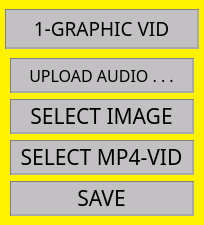
               <widget class="QWidget" name="w_inside_single_image_video" native="true">
                <property name="sizePolicy">
                 <sizepolicy hsizetype="Preferred" vsizetype="Preferred">
                  <horstretch>0</horstretch>
                  <verstretch>0</verstretch>
                 </sizepolicy>
                </property>
                <property name="minimumSize">
                 <size>
                  <width>0</width>
                  <height>200</height>
                 </size>
                </property>
                <property name="styleSheet">
                 <string notr="true">QWidget
{
background:#fff200;
}</string>
                </property>
                <layout class="QGridLayout" name="gridLayout_23">
                 <property name="leftMargin">
                  <number>0</number>
                 </property>
                 <property name="topMargin">
                  <number>0</number>
                 </property>
                 <property name="rightMargin">
                  <number>0</number>
                 </property>
                 <property name="bottomMargin">
                  <number>0</number>
                 </property>
                 <property name="spacing">
                  <number>0</number>
                 </property>
                 <item row="1" column="0">
                  <widget class="QWidget" name="widget_5" native="true">
                   <layout class="QGridLayout" name="gridLayout_29">
                    <property name="leftMargin">
                     <number>0</number>
                    </property>
                    <property name="topMargin">
                     <number>0</number>
                    </property>
                    <property name="rightMargin">
                     <number>0</number>
                    </property>
                    <property name="bottomMargin">
                     <number>0</number>
                    </property>
                    <property name="spacing">
                     <number>0</number>
                    </property>
                    <item row="0" column="0">
                     <widget class="QWidget" name="widget_12" native="true">
                      <property name="minimumSize">
                       <size>
                        <width>0</width>
                        <height>50</height>
                       </size>
                      </property>
                      <layout class="QGridLayout" name="gridLayout_31">
                       <property name="leftMargin">
                        <number>10</number>
                       </property>
                       <property name="topMargin">
                        <number>0</number>
                       </property>
                       <property name="rightMargin">
                        <number>10</number>
                       </property>
                       <item row="0" column="0">
                        <widget class="QToolButton" name="tb_single_video_audio">
                         <property name="sizePolicy">
                          <sizepolicy hsizetype="Minimum" vsizetype="Fixed">
                           <horstretch>0</horstretch>
                           <verstretch>0</verstretch>
                          </sizepolicy>
                         </property>
                         <property name="minimumSize">
                          <size>
                           <width>0</width>
                           <height>35</height>
                          </size>
                         </property>
                         <property name="maximumSize">
                          <size>
                           <width>1111</width>
                           <height>35</height>
                          </size>
                         </property>
                         <property name="font">
                          <font>
                           <family>Impact</family>
                           <pointsize>12</pointsize>
                          </font>
                         </property>
                         <property name="layoutDirection">
                          <enum>Qt::RightToLeft</enum>
                         </property>
                         <property name="styleSheet">
                          <string notr="true">QToolButton {
  border-style:none;
  border-left: 1px solid gray;
  border-top: 1px solid gray;
    
  border-bottom: 2px solid darkgrey;
  border-right: 2px solid darkgrey;
  color:black;
  background:#C3C0C3;
  padding:3px;
  border-radius: 0px;
}
QToolButton:pressed {
  border-left: 2px solid gray;
  border-top: 2px solid gray;
    
  border-bottom: 1px solid grey;
  border-right: 1px solid grey;
  color:black;
  background:qlineargradient(x1: 0, y1: 0, x2: 0, y2: 1,
                                 stop: 0  rgb(216, 216, 216), stop: 0.1 rgb(155, 155, 155),
                                 stop: 0.5 rgb(155, 155, 155), stop: 1.0 rgb(207, 203, 207));
  padding:3px;
  border-radius: 0px;
}

QToolButton:hover {
    background: #545454
}
</string>
                         </property>
                         <property name="text">
                          <string>UPLOAD AUDIO . . .</string>
                         </property>
                         <property name="icon">
                          <iconset resource="res.qrc">
                           <normaloff>:/images/win/fileopen.png</normaloff>:/images/win/fileopen.png</iconset>
                         </property>
                         <property name="iconSize">
                          <size>
                           <width>25</width>
                           <height>25</height>
                          </size>
                         </property>
                         <property name="checkable">
                          <bool>false</bool>
                         </property>
                         <property name="toolButtonStyle">
                          <enum>Qt::ToolButtonTextBesideIcon</enum>
                         </property>
                        </widget>
                       </item>
                       <item row="1" column="0">
                        <widget class="QToolButton" name="tb_single_video_image">
                         <property name="sizePolicy">
                          <sizepolicy hsizetype="Minimum" vsizetype="Fixed">
                           <horstretch>0</horstretch>
                           <verstretch>0</verstretch>
                          </sizepolicy>
                         </property>
                         <property name="minimumSize">
                          <size>
                           <width>0</width>
                           <height>35</height>
                          </size>
                         </property>
                         <property name="maximumSize">
                          <size>
                           <width>16777215</width>
                           <height>35</height>
                          </size>
                         </property>
                         <property name="font">
                          <font>
                           <family>Impact</family>
                           <pointsize>16</pointsize>
                          </font>
                         </property>
                         <property name="styleSheet">
                          <string notr="true">QToolButton {
  border-style:none;
  border-left: 1px solid gray;
  border-top: 1px solid gray;
    
  border-bottom: 2px solid darkgrey;
  border-right: 2px solid darkgrey;
  color:black;
  background:#C3C0C3;
  padding:3px;
  border-radius: 0px;
}
QToolButton:pressed {
  border-left: 2px solid gray;
  border-top: 2px solid gray;
    
  border-bottom: 1px solid grey;
  border-right: 1px solid grey;
  color:black;
  background:qlineargradient(x1: 0, y1: 0, x2: 0, y2: 1,
                                 stop: 0  rgb(216, 216, 216), stop: 0.1 rgb(155, 155, 155),
                                 stop: 0.5 rgb(155, 155, 155), stop: 1.0 rgb(207, 203, 207));
  padding:3px;
  border-radius: 0px;
}

QToolButton:hover {
    background: #545454
}
</string>
                         </property>
                         <property name="text">
                          <string>SELECT IMAGE</string>
                         </property>
                        </widget>
                       </item>
                       <item row="2" column="0">
                        <widget class="QToolButton" name="tb_single_video_mp4">
                         <property name="sizePolicy">
                          <sizepolicy hsizetype="Minimum" vsizetype="Fixed">
                           <horstretch>0</horstretch>
                           <verstretch>0</verstretch>
                          </sizepolicy>
                         </property>
                         <property name="minimumSize">
                          <size>
                           <width>0</width>
                           <height>35</height>
                          </size>
                         </property>
                         <property name="maximumSize">
                          <size>
                           <width>16777215</width>
                           <height>35</height>
                          </size>
                         </property>
                         <property name="font">
                          <font>
                           <family>Impact</family>
                           <pointsize>16</pointsize>
                          </font>
                         </property>
                         <property name="styleSheet">
                          <string notr="true">QToolButton {
  border-style:none;
  border-left: 1px solid gray;
  border-top: 1px solid gray;
    
  border-bottom: 2px solid darkgrey;
  border-right: 2px solid darkgrey;
  color:black;
  background:#C3C0C3;
  padding:3px;
  border-radius: 0px;
}
QToolButton:pressed {
  border-left: 2px solid gray;
  border-top: 2px solid gray;
    
  border-bottom: 1px solid grey;
  border-right: 1px solid grey;
  color:black;
  background:qlineargradient(x1: 0, y1: 0, x2: 0, y2: 1,
                                 stop: 0  rgb(216, 216, 216), stop: 0.1 rgb(155, 155, 155),
                                 stop: 0.5 rgb(155, 155, 155), stop: 1.0 rgb(207, 203, 207));
  padding:3px;
  border-radius: 0px;
}

QToolButton:hover {
    background: #545454
}
</string>
                         </property>
                         <property name="text">
                          <string>SELECT MP4-VID</string>
                         </property>
                        </widget>
                       </item>
                       <item row="3" column="0">
                        <widget class="QToolButton" name="tb_save_single_video">
                         <property name="sizePolicy">
                          <sizepolicy hsizetype="Minimum" vsizetype="Fixed">
                           <horstretch>0</horstretch>
                           <verstretch>0</verstretch>
                          </sizepolicy>
                         </property>
                         <property name="minimumSize">
                          <size>
                           <width>0</width>
                           <height>35</height>
                          </size>
                         </property>
                         <property name="maximumSize">
                          <size>
                           <width>16777215</width>
                           <height>35</height>
                          </size>
                         </property>
                         <property name="font">
                          <font>
                           <family>Impact</family>
                           <pointsize>16</pointsize>
                          </font>
                         </property>
                         <property name="styleSheet">
                          <string notr="true">QToolButton {
  border-style:none;
  border-left: 1px solid gray;
  border-top: 1px solid gray;
    
  border-bottom: 2px solid darkgrey;
  border-right: 2px solid darkgrey;
  color:black;
  background:#C3C0C3;
  padding:3px;
  border-radius: 0px;
}
QToolButton:pressed {
  border-left: 2px solid gray;
  border-top: 2px solid gray;
    
  border-bottom: 1px solid grey;
  border-right: 1px solid grey;
  color:black;
  background:qlineargradient(x1: 0, y1: 0, x2: 0, y2: 1,
                                 stop: 0  rgb(216, 216, 216), stop: 0.1 rgb(155, 155, 155),
                                 stop: 0.5 rgb(155, 155, 155), stop: 1.0 rgb(207, 203, 207));
  padding:3px;
  border-radius: 0px;
}

QToolButton:hover {
    background: #545454
}
</string>
                         </property>
                         <property name="text">
                          <string>SAVE</string>
                         </property>
                        </widget>
                       </item>
                      </layout>
                     </widget>
                    </item>
                   </layout>
                  </widget>
                 </item>
                 <item row="0" column="0">
                  <widget class="QWidget" name="widget_11" native="true">
                   <layout class="QGridLayout" name="gridLayout_30">
                    <property name="leftMargin">
                     <number>5</number>
                    </property>
                    <property name="rightMargin">
                     <number>5</number>
                    </property>
                    <item row="0" column="0">
                     <widget class="CxCustomButton" name="tb_single_image_video">
                      <property name="enabled">
                       <bool>false</bool>
                      </property>
                      <property name="sizePolicy">
                       <sizepolicy hsizetype="Expanding" vsizetype="Fixed">
                        <horstretch>0</horstretch>
                        <verstretch>0</verstretch>
                       </sizepolicy>
                      </property>
                      <property name="minimumSize">
                       <size>
                        <width>0</width>
                        <height>40</height>
                       </size>
                      </property>
                      <property name="maximumSize">
                       <size>
                        <width>16777215</width>
                        <height>40</height>
                       </size>
                      </property>
                      <property name="font">
                       <font>
                        <family>Impact</family>
                        <pointsize>14</pointsize>
                       </font>
                      </property>
                      <property name="styleSheet">
                       <string notr="true">QToolButton {
  border-style:none;
  border-left: 1px solid gray;
  border-top: 1px solid gray;
    
  border-bottom: 2px solid darkgrey;
  border-right: 2px solid darkgrey;
  color:black;
  background:#C3C0C3;
  padding:3px;
  border-radius: 0px;
}
</string>
                      </property>
                      <property name="text">
                       <string>1-GRAPHIC VID</string>
                      </property>
                     </widget>
                    </item>
                   </layout>
                  </widget>
                 </item>
                </layout>
               </widget>
